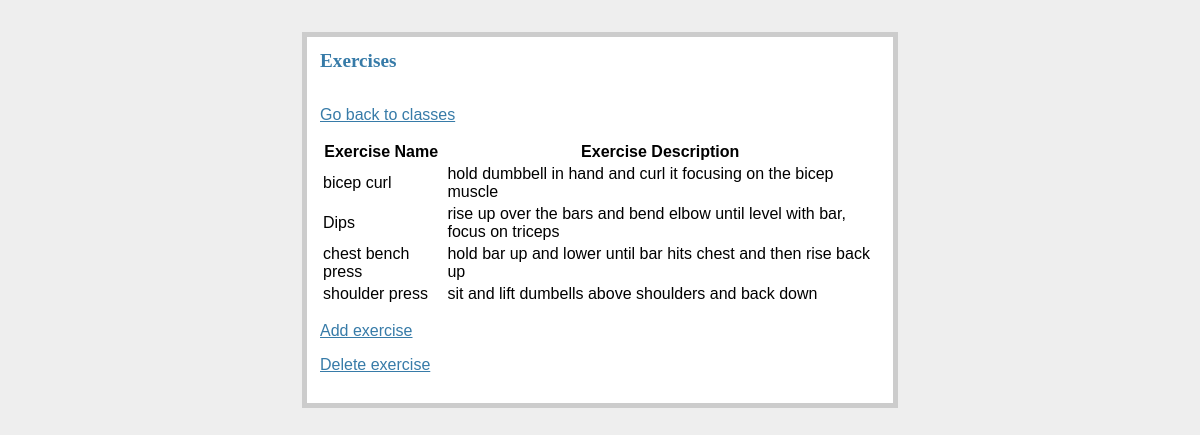
Page /view_exercises on the committed database.
### tables this page shows
CREATE TABLE Exercise(id INTEGER  PRIMARY KEY AUTOINCREMENT, name varchar(20), description varchar(20));

### gym.py (the view)
@app.route('/view_exercises')
def view_exercises():
    db = get_db()
    curExercise = db.execute("Select e.name,e.description from exercise e")
    exercises = curExercise.fetchall()
    return render_template('view_exercises.html',exercises=exercises)

### gym.py (called while the page is built)
def connect_db():
    rv = sqlite3.connect(app.config["DATABASE"])
    rv.row_factory = sqlite3.Row
    return rv

def get_db():
    if not hasattr(g, 'sqlite_db'):
        g.sqlite_db = connect_db()
    return g.sqlite_db

### templates/view_exercises.html (shortened to what this page needs)
<!DOCTYPE html>
<html lang="en">
<head>
    <link rel=stylesheet type=text/css href="{{ url_for('static', filename='style.css') }}">
</head>
<div class="page">
<h2>Exercises</h2><br>
<p><a href="{{ url_for('get_classes') }}">Go back to classes</a></p>
<table>
  <tr>
    <th>Exercise Name</th>
      <th></th>
    <th>Exercise Description</th>
      <th></th>
  </tr>
  {% for exercise in exercises%}
  <tr>
    <td>{{exercise.name}}</td>
      <th></th>
    <td>{{exercise.description}}</td>
    {% endfor %}
    </tr>
</table>
<p><a href="{{ url_for('add_exercises') }}">Add exercise</a></p>
<p><a href="{{ url_for('delete_exercise') }}">Delete exercise</a></p>
</div>
</body>
</html>

### static/style.css (style rules this page uses)
a, h1, h2 { color: #377ba8; }
h1, h2 { font-family: 'Georgia', serif; margin: 0; }
h2 { font-size: 1.2em; }
.page { margin: 2em auto; width: 35em; border: 5px solid #ccc; padding: 0.8em; background: white; }

### rows in the picture
Exercise: name "bicep curl", description "hold dumbbell in hand and curl it focusing on the bicep muscle"
Exercise: name "Dips", description "rise up over the bars and bend elbow until level with bar, focus on triceps"
Exercise: name "chest bench press", description "hold bar up and lower until bar hits chest and then rise back up"
Exercise: name "shoulder press", description "sit and lift dumbells above shoulders and back down"
